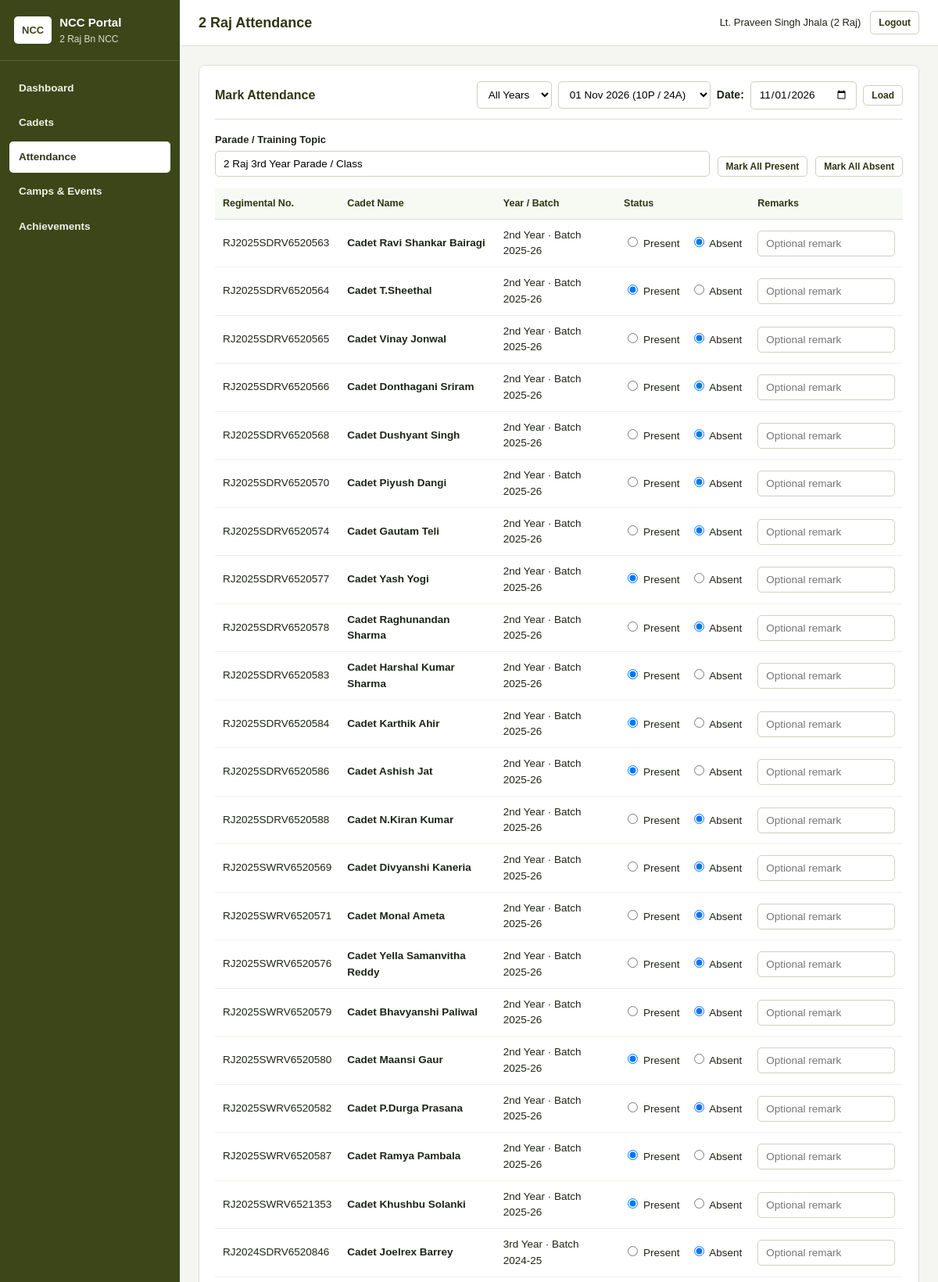
Page /attendance.php (signed in, upper part) on the committed database.
### tables this page shows
CREATE TABLE attendance (
    id INT AUTO_INCREMENT PRIMARY KEY,
    cadet_id INT NOT NULL,
    attendance_date DATE NOT NULL,
    parade_topic VARCHAR(150) NOT NULL,
    status VARCHAR(20) NOT NULL,
    remarks VARCHAR(200) DEFAULT '',
    UNIQUE KEY unique_cadet_date (cadet_id, attendance_date),
    FOREIGN KEY (cadet_id) REFERENCES cadets(id) ON DELETE CASCADE
);

CREATE TABLE cadets (
    id INT AUTO_INCREMENT PRIMARY KEY,
    regimental_no VARCHAR(30) NOT NULL UNIQUE,
    full_name VARCHAR(100) NOT NULL,
    rank_title VARCHAR(40) NOT NULL DEFAULT 'Cadet',
    wing VARCHAR(20) NOT NULL DEFAULT '2 Raj',
    unit_name VARCHAR(100) NOT NULL DEFAULT '2 Raj Bn NCC',
    college_branch VARCHAR(80) NOT NULL DEFAULT 'Batch 2025-26',
    year_of_study VARCHAR(20) NOT NULL DEFAULT '2nd Year',
    phone VARCHAR(15) NOT NULL DEFAULT '',
    email VARCHAR(120) NOT NULL DEFAULT '',
    blood_group VARCHAR(10) NOT NULL DEFAULT '',
    enrollment_date DATE NOT NULL,
    status VARCHAR(20) NOT NULL DEFAULT 'Active'
);

### db.php (called while the page is built, shortened)
<?php
function current_battalion() {
    $bn = $_SESSION['admin_battalion'] ?? '2 Raj';
    return ($bn === '10 Raj') ? '10 Raj' : '2 Raj';
}
function clean($text) {
    return htmlspecialchars((string)$text, ENT_QUOTES, 'UTF-8');
}
?>

### attendance.php (the view, shortened to what this page needs)
<?php
require_once 'db.php';
$battalion = current_battalion();
$markYear = trim($_GET['mark_year'] ?? ($_POST['mark_year'] ?? ''));
$recordedDates = [];
$stmtDates = mysqli_prepare(
    $conn,
    "SELECT a.attendance_date,
            SUM(CASE WHEN a.status = 'Present' THEN 1 ELSE 0 END) AS present_count,
            SUM(CASE WHEN a.status = 'Absent' THEN 1 ELSE 0 END) AS absent_count
     FROM attendance a
     JOIN cadets c ON a.cadet_id = c.id
     WHERE c.wing = ?
     GROUP BY a.attendance_date
     ORDER BY a.attendance_date DESC"
);
mysqli_stmt_bind_param($stmtDates, "s", $battalion);
mysqli_stmt_execute($stmtDates);
$datesRes = mysqli_stmt_get_result($stmtDates);
while ($d = mysqli_fetch_assoc($datesRes)) {
    $recordedDates[] = $d;
}
if (!isset($selectedDate)) {
    $selectedDate = $_GET['date'] ?? ($recordedDates[0]['attendance_date'] ?? date('Y-m-d'));
}
$sqlCadets = "SELECT c.id, c.regimental_no, c.full_name, c.rank_title, c.wing, c.year_of_study, c.college_branch,
                     a.status AS att_status, a.remarks AS att_remarks, a.parade_topic
              FROM cadets c
              LEFT JOIN attendance a ON c.id = a.cadet_id AND a.attendance_date = ?
              WHERE c.status = 'Active' AND c.wing = ?";
$sqlCadets .= " ORDER BY c.year_of_study ASC, c.regimental_no ASC";
$stmtCadets = mysqli_prepare($conn, $sqlCadets);
if ($markYear !== '') {
    mysqli_stmt_bind_param($stmtCadets, "sss", $selectedDate, $battalion, $markYear);
} else {
    mysqli_stmt_bind_param($stmtCadets, "ss", $selectedDate, $battalion);
}
mysqli_stmt_execute($stmtCadets);
$cadetsList = mysqli_stmt_get_result($stmtCadets);
$rows = [];
$currentTopic = ($selectedDate === '2026-08-15') ? "Independence Day Parade" : "$battalion Parade / Class";
while ($r = mysqli_fetch_assoc($cadetsList)) {
    if (!empty($r['parade_topic'])) {
        $currentTopic = $r['parade_topic'];
    }
    $rows[] = $r;
}
?>
<!DOCTYPE html>
<html lang="en">
<head>
    <link rel="stylesheet" href="style.css">
</head>
<body>
<div class="layout">
    <?php include 'sidebar.php'; ?>
    <div class="main-content">
        <header class="topbar">
            <div class="topbar-left">
                <h1><?php echo clean($battalion); ?> Attendance</h1>
            </div>
            <div class="topbar-right">
                <span><?php echo clean($_SESSION['admin_name']); ?> (<?php echo clean($battalion); ?>)</span>
                <a href="logout.php" class="btn btn-outline btn-sm">Logout</a>
            </div>
        </header>
        <main class="page-body">
            <section class="panel">
                <div class="panel-header">
                    <h2>Mark Attendance</h2>
                    <form method="GET" action="attendance.php" style="display:flex; flex-wrap:wrap; gap:8px; align-items:center;">
                        <select name="mark_year" onchange="this.form.submit()" style="width:auto;">
                            <option value="">All Years</option>
                        </select>
                        <?php if (!empty($recordedDates)): ?>
                            <select onchange="if(this.value) window.location='attendance.php?date='+this.value+'&mark_year=<?php echo urlencode($markYear); ?>';" style="width:auto;">
                                <?php foreach ($recordedDates as $rd): ?>
                                    <option value="<?php echo clean($rd['attendance_date']); ?>" <?php if ($selectedDate === $rd['attendance_date']) echo 'selected'; ?>>
                                        <?php echo date('d M Y', strtotime($rd['attendance_date'])) . " ({$rd['present_count']}P / {$rd['absent_count']}A)"; ?>
                                    </option>
                                <?php endforeach; ?>
                            </select>
                        <?php endif; ?>
                        <label for="datePicker"><strong>Date:</strong></label>
                        <input type="date" id="datePicker" name="date" value="<?php echo clean($selectedDate); ?>" style="width:auto;">
                        <button type="submit" class="btn btn-outline btn-sm">Load</button>
                    </form>
                </div>
                <form method="POST" action="attendance.php?date=<?php echo clean($selectedDate); ?>&mark_year=<?php echo urlencode($markYear); ?>">
                    <div class="filter-row" style="align-items:flex-end;">
                        <div class="form-group" style="flex:1; min-width:220px;">
                            <label>Parade / Training Topic</label>
                            <input type="text" name="parade_topic" value="<?php echo clean($currentTopic); ?>" required>
                        </div>
                        <button type="button" class="btn btn-outline btn-sm" onclick="markAll('Present')">Mark All Present</button>
                        <button type="button" class="btn btn-outline btn-sm" onclick="markAll('Absent')">Mark All Absent</button>
                    </div>
                    <div class="table-wrap">
                        <table>
                            <thead>
                                <tr>
                                    <th>Regimental No.</th>
                                    <th>Cadet Name</th>
                                    <th>Year / Batch</th>
                                    <th>Status</th>
                                    <th>Remarks</th>
                                </tr>
                            </thead>
                            <tbody>
                            <?php if (empty($rows)): ?>
                                <tr><td colspan="5">No active cadets found for <?php echo clean($battalion); ?> Bn NCC.</td></tr>
                            <?php else: ?>
                                <?php foreach ($rows as $c):
                                    $checked = $c['att_status'] ?? 'Present';
                                ?>
                                    <tr>
                                        <td><?php echo clean($c['regimental_no']); ?></td>
                                        <td><strong><?php echo clean($c['rank_title'] . ' ' . $c['full_name']); ?></strong></td>
                                        <td><?php echo clean($c['year_of_study'] . ' · ' . $c['college_branch']); ?></td>
                                        <td style="white-space:nowrap;">
                                            <label style="margin-right:10px;">
                                                <input type="radio" name="status[<?php echo (int)$c['id']; ?>]" value="Present" <?php if ($checked === 'Present') echo 'checked'; ?>> Present
                                            </label>
                                            <label>
                                                <input type="radio" name="status[<?php echo (int)$c['id']; ?>]" value="Absent" <?php if ($checked === 'Absent') echo 'checked'; ?>> Absent
                                            </label>
                                        </td>
                                        <td>
                                            <input type="text" name="remarks[<?php echo (int)$c['id']; ?>]" value="<?php echo clean($c['att_remarks'] ?? ''); ?>" placeholder="Optional remark">
                                        </td>
                                    </tr>
                                <?php endforeach; ?>
                            <?php endif; ?>
                            </tbody>
                        </table>
                    </div>
                </form>
            </section>
        </main>
    </div>
</div>
</body>
</html>

### sidebar.php (shortened to what this page needs)
<?php
$page = basename($_SERVER['PHP_SELF']);
$bnLabel = current_battalion() . ' Bn NCC';
?>
<aside class="sidebar" id="sidebar">
    <div class="sidebar-brand">
        <div class="brand-badge">NCC</div>
        <div>
            <div class="brand-name">NCC Portal</div>
            <div class="brand-sub"><?php echo clean($bnLabel); ?></div>
        </div>
    </div>
    <nav class="sidebar-nav">
        <a href="index.php" class="nav-item <?php if ($page == 'index.php') echo 'active'; ?>">Dashboard</a>
        <a href="cadets.php" class="nav-item <?php if ($page == 'cadets.php') echo 'active'; ?>">Cadets</a>
        <a href="attendance.php" class="nav-item <?php if ($page == 'attendance.php') echo 'active'; ?>">Attendance</a>
        <a href="events.php" class="nav-item <?php if ($page == 'events.php') echo 'active'; ?>">Camps &amp; Events</a>
        <a href="achievements.php" class="nav-item <?php if ($page == 'achievements.php') echo 'active'; ?>">Achievements</a>
    </nav>
</aside>

### style.css (style rules this page uses)
* { box-sizing: border-box; }
body { margin: 0; font-family: Arial, Helvetica, sans-serif; font-size: 14px; color: #1f2419; background-color: #f5f6f2; line-height: 1.5; }
a { color: #4b5320; text-decoration: none; }
.layout { display: flex; min-height: 100vh; }
.sidebar { width: 230px; background-color: #3d4619; color: #ffffff; display: flex; flex-direction: column; flex-shrink: 0; }
.sidebar-brand { display: flex; align-items: center; gap: 10px; padding: 18px; border-bottom: 1px solid rgba(255, 255, 255, 0.15); }
.brand-badge { background-color: #ffffff; color: #3d4619; font-weight: bold; font-size: 13px; padding: 8px 10px; border-radius: 5px; }
.brand-name { font-size: 15px; font-weight: bold; }
.brand-sub { font-size: 12px; color: #d9dfc9; }
.sidebar-nav { padding: 15px 12px; flex: 1; }
.nav-item { display: block; padding: 10px 12px; margin-bottom: 4px; border-radius: 5px; color: #eef2e6; font-weight: bold; font-size: 13.5px; }
.nav-item.active { background-color: #ffffff; color: #2f3613; }
.main-content { flex: 1; display: flex; flex-direction: column; min-width: 0; }
.topbar { background-color: #ffffff; border-bottom: 1px solid #dce1d5; padding: 14px 24px; display: flex; align-items: center; justify-content: space-between; gap: 12px; }
.topbar-left { display: flex; align-items: center; gap: 12px; }
.topbar h1 { margin: 0; font-size: 18px; color: #2f3613; }
.topbar-right { display: flex; align-items: center; gap: 12px; font-size: 13px; }
.page-body { padding: 24px; flex: 1; max-width: 1200px; width: 100%; margin: 0 auto; }
.panel { background: #ffffff; border: 1px solid #dce1d5; border-radius: 8px; padding: 20px; margin-bottom: 20px; }
.panel-header { display: flex; align-items: center; justify-content: space-between; flex-wrap: wrap; gap: 12px; padding-bottom: 12px; margin-bottom: 16px; border-bottom: 1px solid #dce1d5; }
.panel-header h2 { margin: 0; font-size: 16px; color: #2f3613; }
.form-group { display: flex; flex-direction: column; gap: 5px; }
.form-group label { font-size: 13px; font-weight: bold; }
input[type="text"], input[type="password"], input[type="email"], input[type="tel"], input[type="date"], select, textarea { width: 100%; padding: 8px 10px; border: 1px solid #cbd2c2; border-radius: 5px; font-size: 13.5px; font-family: inherit; background-color: #ffffff; }
.filter-row { display: flex; flex-wrap: wrap; gap: 10px; margin-bottom: 15px; }
.filter-row input { flex: 1; min-width: 200px; }
.btn { display: inline-block; padding: 8px 14px; border-radius: 5px; font-size: 13px; font-weight: bold; border: 1px solid transparent; cursor: pointer; text-align: center; }
.btn-outline { background-color: #ffffff; color: #2f3613; border-color: #cbd2c2; }
.btn-sm { padding: 5px 10px; font-size: 12px; }
.table-wrap { overflow-x: auto; }
table { width: 100%; border-collapse: collapse; font-size: 13.5px; }
th { text-align: left; padding: 10px; background-color: #f7f9f3; color: #2f3613; border-bottom: 1px solid #dce1d5; font-size: 12.5px; }
td { padding: 10px; border-bottom: 1px solid #eef0ea; vertical-align: middle; }

### rows in the picture
attendance: parade_topic "2 Raj 3rd Year Parade / Class"
attendance: cadet.regimental_no "RJ2025SDRV6520563", cadet.full_name "Cadet Ravi Shankar Bairagi", cadet.college_branch "2nd Year · Batch 2025-26", status "☐ Present", status "☑ Absent"
attendance: cadet.regimental_no "RJ2025SDRV6520564", cadet.full_name "Cadet T.Sheethal", cadet.college_branch "2nd Year · Batch 2025-26", status "☑ Present", status "☐ Absent"
attendance: cadet.regimental_no "RJ2025SDRV6520565", cadet.full_name "Cadet Vinay Jonwal", cadet.college_branch "2nd Year · Batch 2025-26", status "☐ Present", status "☑ Absent"
attendance: cadet.regimental_no "RJ2025SDRV6520566", cadet.full_name "Cadet Donthagani Sriram", cadet.college_branch "2nd Year · Batch 2025-26", status "☐ Present", status "☑ Absent"
attendance: cadet.regimental_no "RJ2025SDRV6520568", cadet.full_name "Cadet Dushyant Singh", cadet.college_branch "2nd Year · Batch 2025-26", status "☐ Present", status "☑ Absent"
attendance: cadet.regimental_no "RJ2025SDRV6520570", cadet.full_name "Cadet Piyush Dangi", cadet.college_branch "2nd Year · Batch 2025-26", status "☐ Present", status "☑ Absent"
attendance: cadet.regimental_no "RJ2025SDRV6520574", cadet.full_name "Cadet Gautam Teli", cadet.college_branch "2nd Year · Batch 2025-26", status "☐ Present", status "☑ Absent"
attendance: cadet.regimental_no "RJ2025SDRV6520577", cadet.full_name "Cadet Yash Yogi", cadet.college_branch "2nd Year · Batch 2025-26", status "☑ Present", status "☐ Absent"
attendance: cadet.regimental_no "RJ2025SDRV6520578", cadet.full_name "Cadet Raghunandan Sharma", cadet.college_branch "2nd Year · Batch 2025-26", status "☐ Present", status "☑ Absent"
attendance: cadet.regimental_no "RJ2025SDRV6520583", cadet.full_name "Cadet Harshal Kumar Sharma", cadet.college_branch "2nd Year · Batch 2025-26", status "☑ Present", status "☐ Absent"
attendance: cadet.regimental_no "RJ2025SDRV6520584", cadet.full_name "Cadet Karthik Ahir", cadet.college_branch "2nd Year · Batch 2025-26", status "☑ Present", status "☐ Absent"
attendance: cadet.regimental_no "RJ2025SDRV6520586", cadet.full_name "Cadet Ashish Jat", cadet.college_branch "2nd Year · Batch 2025-26", status "☑ Present", status "☐ Absent"
attendance: cadet.regimental_no "RJ2025SDRV6520588", cadet.full_name "Cadet N.Kiran Kumar", cadet.college_branch "2nd Year · Batch 2025-26", status "☐ Present", status "☑ Absent"
attendance: cadet.regimental_no "RJ2025SWRV6520569", cadet.full_name "Cadet Divyanshi Kaneria", cadet.college_branch "2nd Year · Batch 2025-26", status "☐ Present", status "☑ Absent"
attendance: cadet.regimental_no "RJ2025SWRV6520571", cadet.full_name "Cadet Monal Ameta", cadet.college_branch "2nd Year · Batch 2025-26", status "☐ Present", status "☑ Absent"
attendance: cadet.regimental_no "RJ2025SWRV6520576", cadet.full_name "Cadet Yella Samanvitha Reddy", cadet.college_branch "2nd Year · Batch 2025-26", status "☐ Present", status "☑ Absent"
attendance: cadet.regimental_no "RJ2025SWRV6520579", cadet.full_name "Cadet Bhavyanshi Paliwal", cadet.college_branch "2nd Year · Batch 2025-26", status "☐ Present", status "☑ Absent"
attendance: cadet.regimental_no "RJ2025SWRV6520580", cadet.full_name "Cadet Maansi Gaur", cadet.college_branch "2nd Year · Batch 2025-26", status "☑ Present", status "☐ Absent"
attendance: cadet.regimental_no "RJ2025SWRV6520582", cadet.full_name "Cadet P.Durga Prasana", cadet.college_branch "2nd Year · Batch 2025-26", status "☐ Present", status "☑ Absent"
attendance: cadet.regimental_no "RJ2025SWRV6520587", cadet.full_name "Cadet Ramya Pambala", cadet.college_branch "2nd Year · Batch 2025-26", status "☑ Present", status "☐ Absent"
attendance: cadet.regimental_no "RJ2025SWRV6521353", cadet.full_name "Cadet Khushbu Solanki", cadet.college_branch "2nd Year · Batch 2025-26", status "☑ Present", status "☐ Absent"
attendance: cadet.regimental_no "RJ2024SDRV6520846", cadet.full_name "Cadet Joelrex Barrey", cadet.college_branch "3rd Year · Batch 2024-25", status "☐ Present", status "☑ Absent"

### other values in the picture
$bnLabel "2 Raj Bn NCC"
$battalion "2 Raj"
$_SESSION['admin_name'] "Lt. Praveen Singh Jhala"
form field value "01 Nov 2026 (10P / 24A)"
